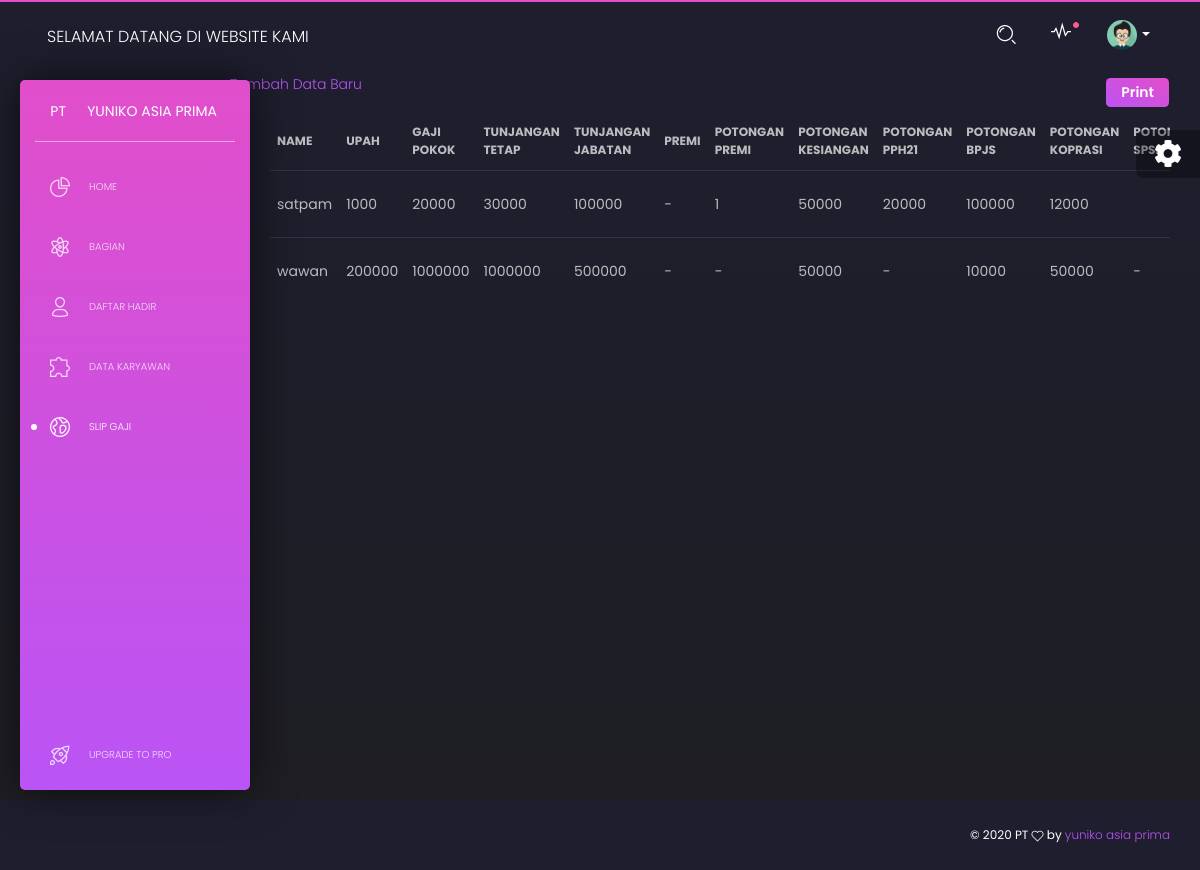
The page /Projects-KP/view/penggajian/view.php (signed in) on the database its author committed.
### tables this page shows
CREATE TABLE `struk` (
  `id` int(255) NOT NULL,
  `nama` varchar(255) NOT NULL,
  `upah` varchar(255) NOT NULL,
  `gaji_pokok` varchar(255) NOT NULL,
  `tunjangan_tetap` varchar(255) NOT NULL,
  `tunjangan_jabatan` varchar(255) NOT NULL,
  `premi` varchar(255) NOT NULL,
  `potongan_premi` varchar(255) NOT NULL,
  `potongan_kesiangan` varchar(255) NOT NULL,
  `potongan_pph21` varchar(255) NOT NULL,
  `potongan_bpjs` varchar(255) NOT NULL,
  `potongan_koprasi` varchar(255) NOT NULL,
  `potongan_spsi` varchar(255) NOT NULL
);

### Projects-KP/view/penggajian/view.php (the view, shortened to what this page needs)
<?php
require_once'../../function/connection.php';
  $result = mysqli_query($link,"SELECT * FROM struk ORDER BY id DESC");
  ?>
<!DOCTYPE html>
<html lang="en">
<head>
  <link href="https://use.fontawesome.com/releases/v5.0.6/css/all.css" rel="stylesheet">
  <link href="../../assets/css/nucleo-icons.css" rel="stylesheet" />
  <link href="../../assets/css/black-dashboard.css?v=1.0.0" rel="stylesheet" />
  <link href="../../assets/demo/demo.css" rel="stylesheet" />
</head>
<body class="">
  <div class="wrapper">
    <div class="sidebar">
      <div class="sidebar-wrapper">
        <div class="logo">
          <a href="javascript:void(0)" class="simple-text logo-mini">
            PT
          </a>
          <a href="../../dashboard.php" class="simple-text logo-normal">
            Yuniko Asia Prima
          </a>
        </div>
        <ul class="nav">
          <li>
            <a href="../../index.php">
              <i class="tim-icons icon-chart-pie-36"></i>
              <p>Home</p>
            </a>
          </li>
          <li>
            <a href="../gaji/view.php">
              <i class="tim-icons icon-atom"></i>
              <p>Bagian</p>
            </a>
          </li>
          <li>
            <a href="view/daftar_hadir/view.php">
              <i class="tim-icons icon-single-02"></i>
              <p>Daftar Hadir</p>
            </a>
          </li>
          <li>
            <a href="../data_karyawan/view.php">
              <i class="tim-icons icon-puzzle-10"></i>
              <p>Data Karyawan</p>
            </a>
          </li>
          <li class="active">
            <a href="../penggajian/view.php">
              <i class="tim-icons icon-world"></i>
              <p>Slip Gaji</p>
            </a>
          </li>
          <li class="active-pro">
            <a href="./upgrade.html">
              <i class="tim-icons icon-spaceship"></i>
              <p>Upgrade to PRO</p>
            </a>
          </li>
        </ul>
      </div>
    </div>
    <div class="main-panel">
      <nav class="navbar navbar-expand-lg navbar-absolute navbar-transparent">
        <div class="container-fluid">
          <div class="navbar-wrapper">
            <a class="navbar-brand" href="javascript:void(0)">selamat datang di website kami</a>
          </div>
          <div class="collapse navbar-collapse" id="navigation">
            <ul class="navbar-nav ml-auto">
              <li class="search-bar input-group">
                <button class="btn btn-link" id="search-button" data-toggle="modal" data-target="#searchModal"><i class="tim-icons icon-zoom-split"></i>
                </button>
              </li>
              <li class="dropdown nav-item">
                <a href="javascript:void(0)" class="dropdown-toggle nav-link" data-toggle="dropdown">
                  <div class="notification d-none d-lg-block d-xl-block"></div>
                  <i class="tim-icons icon-sound-wave"></i>
                </a>
              </li>
              <li class="dropdown nav-item">
                <a href="#" class="dropdown-toggle nav-link" data-toggle="dropdown">
                  <div class="photo">
                    <img src="../assets/img/anime3.png" alt="Profile Photo">
                  </div>
                  <b class="caret d-none d-lg-block d-xl-block"></b>
                </a>
              </li>
            </ul>
          </div>
        </div>
      </nav>
      <br>
          <div class="col-md-10 offset-2">
            <div class="card  card-plain">
              <div class="card-header">
              </div>
              <div class="card-body">
                <div class="table-responsive">
                  <table class="table tablesorter"style="margin-left: 40px;" id="">
                    <thead class=" text-primary"><br>
                       <a href="input.php">Tambah Data Baru</a>
                       <a href="cetak.php" target="_blank" class="btn btn-primary btn-sm float-right">Print</a>
                       <br>
                      <tr>
                        <th>
                          Name
                        </th>
                        <th>
                          upah
                        </th>
                        <th>
                          gaji pokok
                        </th>
                        <th>
                          tunjangan tetap
                        </th>
                        <th>
                          tunjangan jabatan
                        </th>
                        <th>
                          premi
                        </th>
                        <th>
                          potongan premi
                        </th>
                        <th>
                          potongan kesiangan
                        </th>
                        <th>
                          potongan pph21
                        </th>
                        <th>
                          potongan bpjs
                        </th>
                        <th>
                          potongan koprasi
                        </th>
                        <th>
                          potongan spsi
                        </th>
                      </tr>
                    </thead>
                    <tbody>
                      <tr>
                        <?php
  while($user_data = mysqli_fetch_array($result)) {
    echo"<tr>";
    echo "<td>",$user_data['nama']."</td>";
    echo "<td>",$user_data['upah']."</td>";
    echo "<td>",$user_data['gaji_pokok']."</td>";
    echo "<td>",$user_data['tunjangan_tetap']."</td>";
    echo "<td>",$user_data['tunjangan_jabatan']."</td>";
    echo "<td>",$user_data['premi']."</td>";
    echo "<td>",$user_data['potongan_premi']."</td>";
    echo "<td>",$user_data['potongan_kesiangan']."</td>";
    echo "<td>",$user_data['potongan_pph21']."</td>";
    echo "<td>",$user_data['potongan_bpjs']."</td>";
    echo "<td>",$user_data['potongan_koprasi']."</td>";
    echo "<td>",$user_data['potongan_spsi']."</td>";
    echo "<td><a href='edit.php?id=$user_data[id]'>edit</a> |<a href='Delete.php?id=$user_data[id]'>Delete</a></td></tr>";
  }
  ?>
                      </tr>
                    </tbody>
                  </table>
                </div>
              </div>
            </div>
          </div>
        </div>
      </div>
      <footer class="footer">
        <div class="container-fluid">
          <ul class="nav">
          </ul>
          <div class="copyright">
            ©
             PT <i class="tim-icons icon-heart-2"></i> by
            <a href="javascript:void(0)" target="_blank">yuniko asia prima</a>
          </div>
        </div>
      </footer>
  <div class="fixed-plugin">
    <div class="dropdown show-dropdown">
      <a href="#" data-toggle="dropdown">
        <i class="fa fa-cog fa-2x"> </i>
      </a>
    </div>
  </div>
</body>
</html>

### Projects-KP/assets/demo/demo.css (style rules this page uses)
@media all and (min-width: 992px) { .sidebar .nav>li.active-pro { position: absolute; width: 100%; bottom: 10px; } }

### rows shown on the page
struk: nama "satpam", upah "1000", gaji_pokok "20000", tunjangan_tetap "30000", tunjangan_jabatan "100000", premi "-", potongan_premi "1", potongan_kesiangan "50000", potongan_pph21 "20000", potongan_bpjs "100000", potongan_koprasi "12000"
struk: nama "wawan", upah "200000", gaji_pokok "1000000", tunjangan_tetap "1000000", tunjangan_jabatan "500000", premi "-", potongan_premi "-", potongan_kesiangan "50000", potongan_pph21 "-", potongan_bpjs "10000", potongan_koprasi "50000", potongan_spsi "-"
